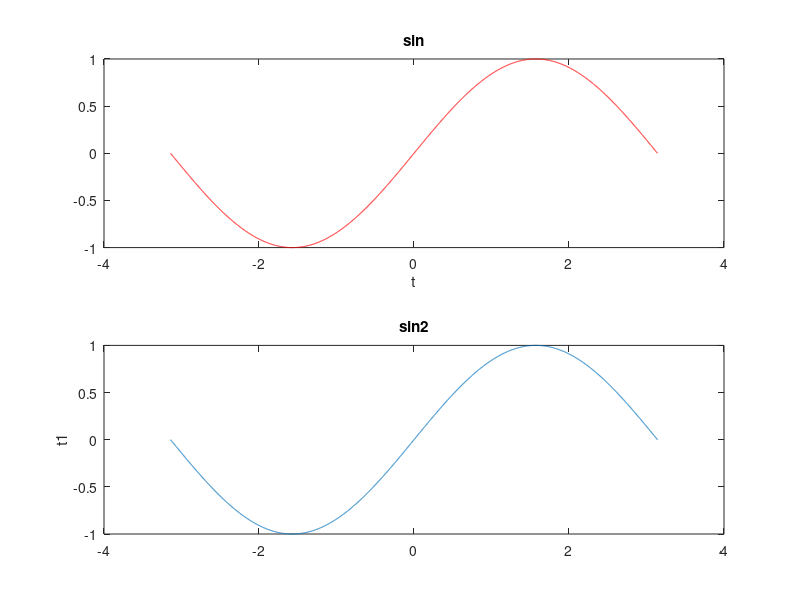

Source code (MATLAB):

t = -pi:.001:pi;
y = sin(t);
subplot(2,1,1);
plot(t,y,'r');
xlabel ('t');
title('sin');

t1 = -pi:.001:pi;
y1 = sin(t1);
subplot(2,1,2);
plot(t1,y1);
ylabel ('t1');
title ('sin2');
axis
